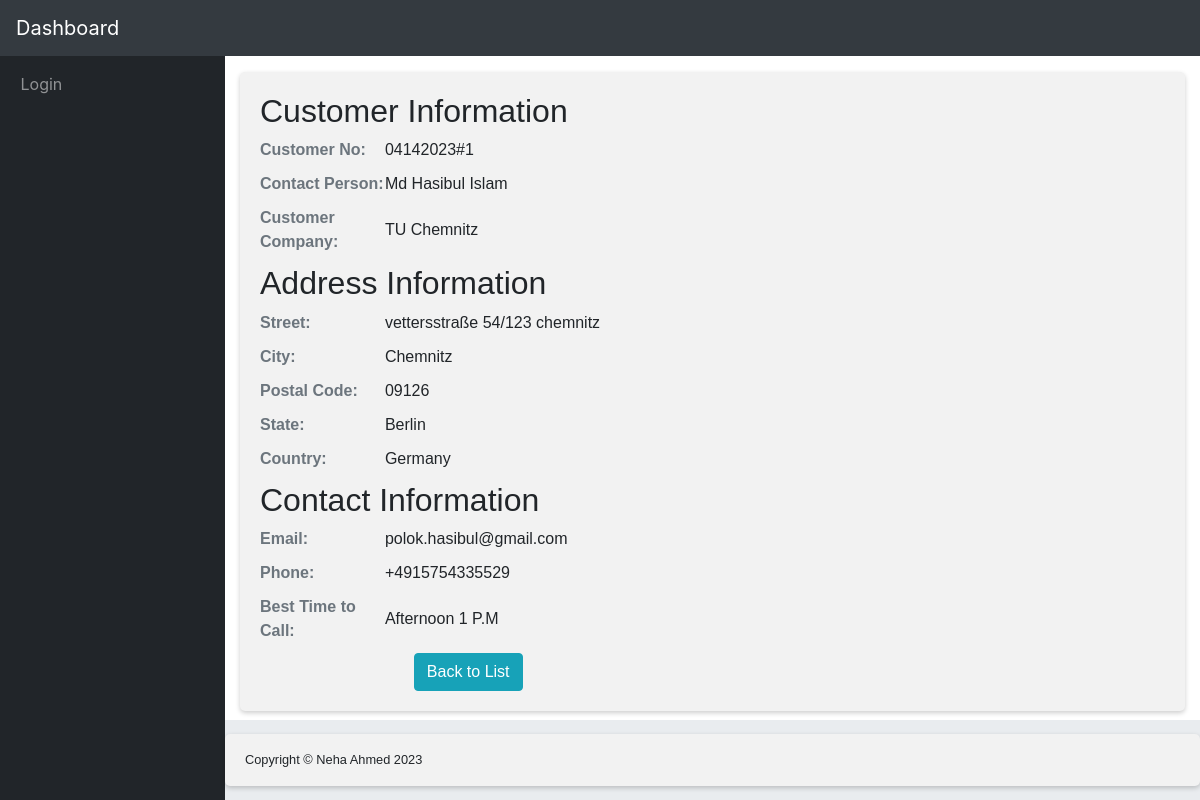
Screenshot of /company/1/details/ with the database file from the repository.
### company/models.py (models this page shows, shortened)
class CompanyDetails(models.Model):
    customer_no = models.CharField(max_length=50)
    contact_person = models.CharField(max_length=100)
    customer_company = models.CharField(max_length=100)
    city = models.CharField(max_length=100)
    country = models.CharField(max_length=100)
    state = models.CharField(max_length=100)
    street = models.CharField(max_length=100)
    postal_code = models.CharField(max_length=50)
    email = models.EmailField()
    phone = models.CharField(max_length=50)
    best_time_to_call = models.CharField(max_length=100)

### company/views.py (the view)
# urls.py: path('<int:pk>/details/', company_details_detail, name='company_details_detail'),
def company_details_detail(request, pk):
    company_details = get_object_or_404(CompanyDetails, pk=pk)
    return render(request, 'company/company_details_detail.html', {'company_details': company_details})

### templates/company/company_details_detail.html
{% extends 'base.html' %}
{% block content %}
  <div class="container">
    <div class="row justify-content-center">
      <div class="col-md-12">
        <div class="section">
          <h2>Customer Information</h2>
          <div class="contact-row">
            <div class="contact-label">Customer No:</div>
            <div class="contact-value">{{company_details.customer_no}}</div>
          </div>
          <div class="contact-row">
            <div class="contact-label">Contact Person:</div>
            <div class="contact-value">{{company_details.contact_person}}</div>
          </div>
          <div class="contact-row">
            <div class="contact-label">Customer Company:</div>
            <div class="contact-value">{{company_details.customer_company}}</div>
          </div>
        </div>
        <div class="section">
          <h2>Address Information</h2>
          <div class="contact-row">
            <div class="contact-label">Street:</div>
            <div class="contact-value">{{company_details.street}}</div>
          </div>
          <div class="contact-row">
            <div class="contact-label">City:</div>
            <div class="contact-value">{{company_details.city}}</div>
          </div>
          <div class="contact-row">
            <div class="contact-label">Postal Code:</div>
            <div class="contact-value">{{company_details.postal_code}}</div>
          </div>
          <div class="contact-row">
            <div class="contact-label">State:</div>
            <div class="contact-value">{{company_details.state}}</div>
          </div>
          <div class="contact-row">
            <div class="contact-label">Country:</div>
            <div class="contact-value">{{company_details.country}}</div>
          </div>
          <div class="section">
            <h2>Contact Information</h2>
            <div class="contact-row">
              <div class="contact-label">Email:</div>
              <div class="contact-value">{{company_details.email}}</div>
            </div>
            <div class="contact-row">
              <div class="contact-label">Phone:</div>
              <div class="contact-value">{{company_details.phone}}</div>
            </div>
            <div class="contact-row">
                <div class="contact-label">Best Time to Call:</div>
                <div class="contact-value">{{company_details.best_time_to_call}}</div>
            </div>
        </div>
    </div>
</div>
  <a href="{% url 'company_details_list' %}" class="btn btn-info">Back to List</a>
{% endblock %}

### static/css/track.css (style rules this page uses)
.container { display: flex; flex-wrap: wrap; align-items: center; justify-content: space-between; padding: 20px; background-color: #f2f2f2; font-family: Arial, sans-serif; font-size: 16px; line-height: 1.5; box-shadow: 0 2px 5px rgba(0, 0, 0, 0.2); border-radius: 5px; }

### static/css/form-css.css (style rules this page uses)
* { box-sizing: border-box; }

### rows the page displays
CompanyDetails: customer_no "04142023#1", contact_person "Md Hasibul Islam", customer_company "TU Chemnitz", street "vettersstraße 54/123 chemnitz", city "Chemnitz", postal_code "09126", state "Berlin", country "Germany", email "polok.hasibul@gmail.com", phone "+4915754335529", best_time_to_call "Afternoon 1 P.M"
